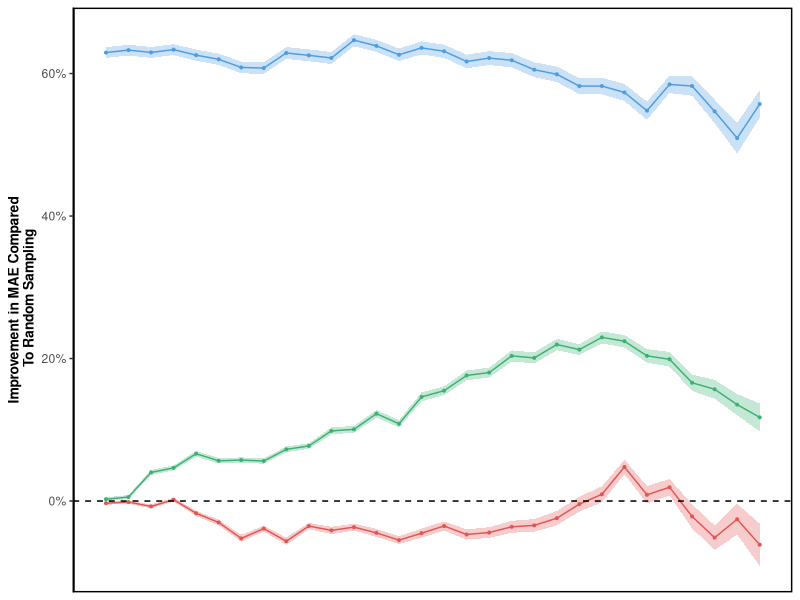
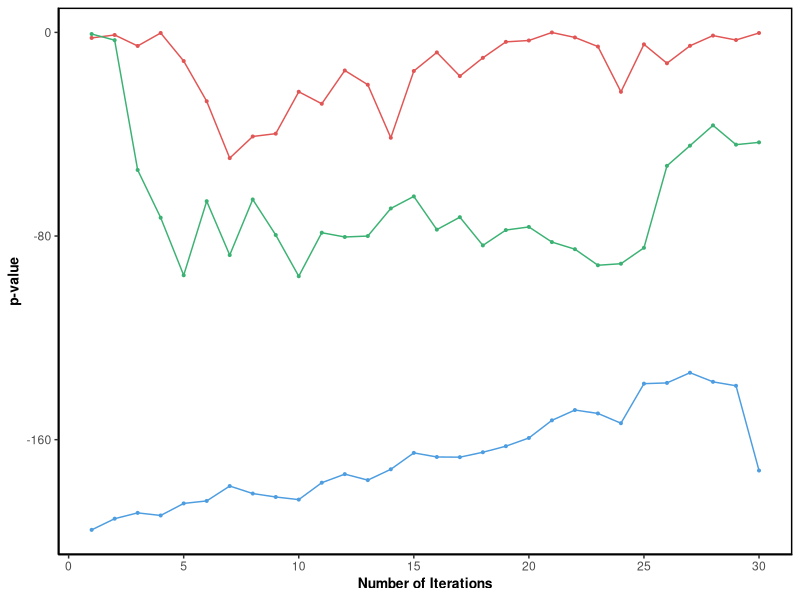
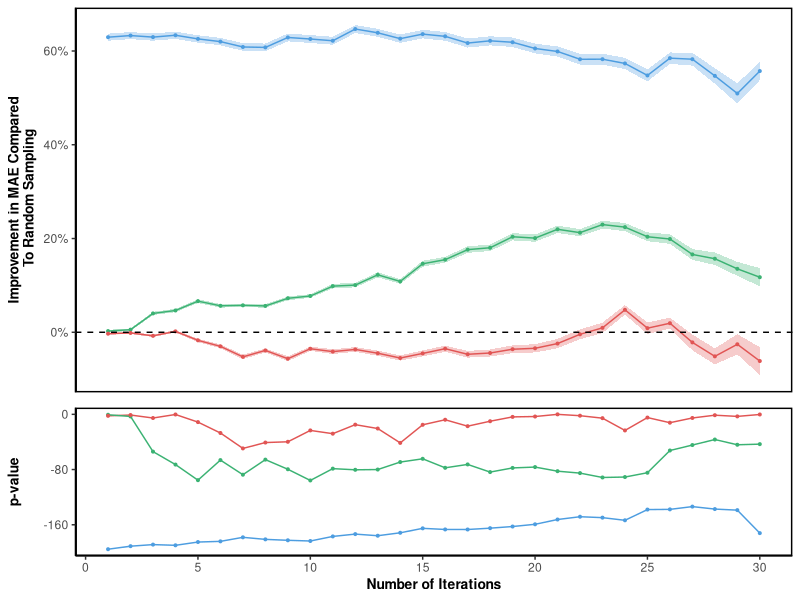
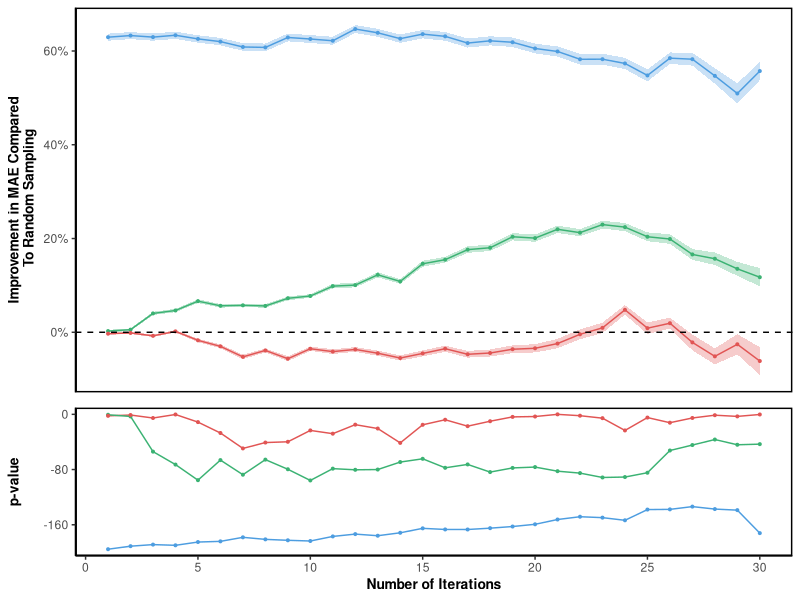

Generate these figures, in order, with R:
#' Reproduce Figure 2C in the manuscript
#' Input: "./data/simulation_runs_prediction_MAEs.csv"
#' Output: "./figures/figure_2C.pdf"
#'

library(dplyr)
library(ggplot2)
library(scales)
require(cowplot)

#' Get the personalized theme used throughout the script
get_custom_theme <- function() {
  font_ratio <- 1.25
  return(theme(panel.grid.major = element_blank(), 
               panel.grid.minor = element_blank(),
               panel.background = element_blank(),
               legend.box.background = element_blank(),
               plot.title = element_text(hjust = 0.5),
               legend.title=element_blank(),
               legend.key.width = unit(3, "line"),
               legend.key = element_blank(),
               legend.position = "none",
               strip.background = element_blank(),
               axis.line = element_line(colour = "black"),
               panel.border = element_rect(fill=NA, size=1),
               legend.key.size = unit(0.5, "cm"),
               axis.text = element_text(size=7*font_ratio),
               axis.title = element_text(size=8*font_ratio, face='bold'),
               text = element_text(family="Helvetica", size=7*font_ratio)))
}

#' Calculate the mean and confidence intervals for a given iteration.
my_t_test <- function(x){
  summary <- t.test(x, conf.level = 0.95)
  names(summary$estimate) <- NULL
  list(mean=summary$estimate[1], l=summary$conf.int[1], h=summary$conf.int[2], pvalue=summary$p.value)
}

#' Calculate the mean and condifence intervals for all iterations.
get_summary <- function(df_Diff, method){
  summ <- apply(df_Diff, 2, my_t_test)
  df_summ <- bind_rows(summ)
  df_summ$iteration <- c(1:num_iter)
  df_summ$method <- method
  
  return(df_summ)
}

# General settings
colors_assigned <- c("OED"="#3bb273","replicate"="#4d9de0" ,"Replicate"="#4d9de0", 
                     "Random"="#e1bc29", "Expert"="#e15554", "Imbalance" = "#000000",
                     "-1"="#e15554", "1"="#4d9de0")
OED_Method_Name = "MI"
num_iter <- 30
set.seed(1)
percent_format(digits = 0)

# 1) Read the data
df <- read.table(file.path("./data/simulation_runs_prediction_MAEs.csv"), sep = ",", header = TRUE )

# 2) Calculate mean, confidence intervals and p-value of relative difference to random per-iteration for each method
df_Random <- df[df$method == "Random", c(1:num_iter)]
df_MI_Diff <- (df_Random - df[df$method == OED_Method_Name, c(1:num_iter)])/df_Random
df_Expert_Diff <- (df_Random - df[df$method == "Expert", c(1:num_iter)])/df_Random
df_Replicate_Diff <- (df_Random - df[df$method == "replicate", c(1:num_iter)])/df_Random

df_summ_OED <- get_summary(df_MI_Diff, "OED")
df_summ_Expert <- get_summary(df_Expert_Diff, "Expert")
df_summ_Replicate <- get_summary(df_Replicate_Diff, "Replicate")
df_summ <- rbind(df_summ_OED, df_summ_Expert,  df_summ_Replicate)

# 3) Plot the summary (main part of the figure)
gPlot_p1 <- ggplot(df_summ, aes(x=iteration, y=mean, ymin=l, ymax=h, fill=method, colour=method))+
  geom_ribbon(alpha=0.3, colour = NA)+
  geom_line()+
  geom_point(size = 0.7)+
  scale_y_continuous("Improvement in MAE Compared\n To Random Sampling", labels = percent)+
  scale_x_continuous(NULL, breaks = NULL)+
  geom_hline(yintercept=0, linetype="dashed")+
  scale_fill_manual(values = colors_assigned)+
  scale_colour_manual(values = colors_assigned)+
  get_custom_theme()
print(gPlot_p1)

# 4) Calculate mean, confidence intervals and p-value of difference to random per-iteration for each method
df_Random <- df[df$method == "Random", c(1:num_iter)]
df_MI_Diff <- (df_Random - df[df$method == OED_Method_Name, c(1:num_iter)])
df_Expert_Diff <- (df_Random - df[df$method == "Expert", c(1:num_iter)])
df_Replicate_Diff <- (df_Random - df[df$method == "replicate", c(1:num_iter)])

df_summ_OED <- get_summary(df_MI_Diff, "OED")
df_summ_Expert <- get_summary(df_Expert_Diff, "Expert")
df_summ_Replicate <- get_summary(df_Replicate_Diff, "Replicate")
df_summ <- rbind(df_summ_OED, df_summ_Expert, df_summ_Replicate)

# 5) Calculate corresponding p-values
gPlot_p2 <- ggplot(df_summ, aes(x=iteration, y=log(pvalue, base = 10), colour=method))+
  geom_line()+
  geom_point(size = 0.7)+
  scale_x_continuous("Number of Iterations", breaks = seq(0, num_iter, by = 5))+
  scale_y_continuous("p-value", breaks=c(0, -80, -160))+
  scale_fill_manual(values = colors_assigned)+
  scale_colour_manual(values = colors_assigned)+
  get_custom_theme()
print(gPlot_p2)

# 6) Save
gComb <- plot_grid(gPlot_p1, gPlot_p2, ncol=1, align="v", rel_heights = c(2,1))
print(gComb)
ggsave("./figures/figure_2C.pdf", gComb, dpi = 600, width=6.2 , height =  3.5)
